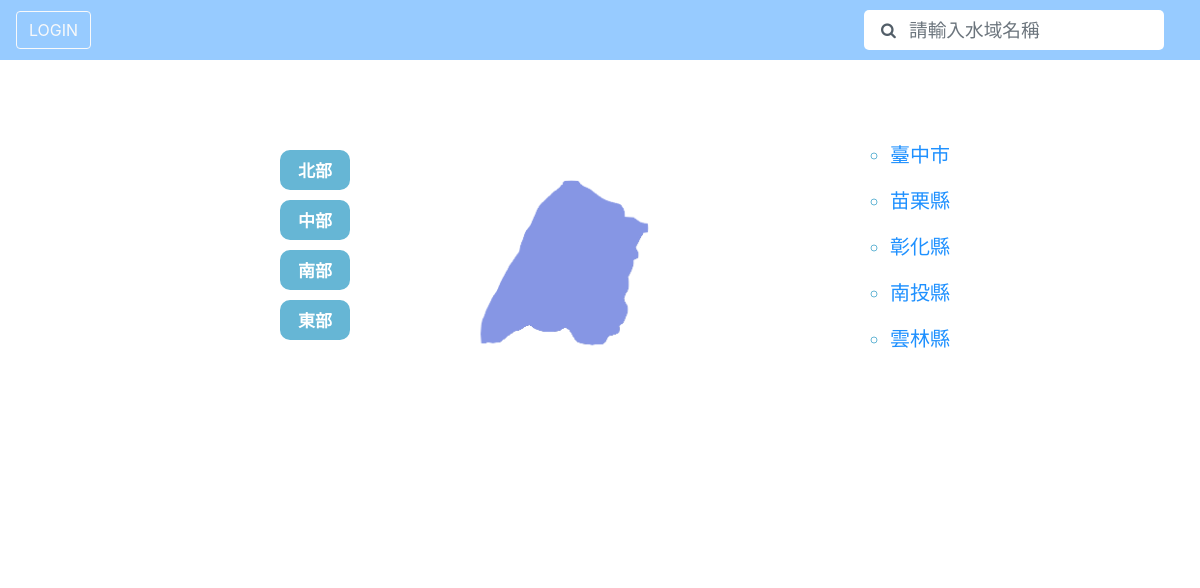
The page /waterweb1.0/City.php?news=中部 on the database its author committed.
### waterweb1.0/pdo.php (called while the page is built, shortened)
<?php
	class mypdo extends PDO{
		function bindQuery($sql, array $bind = []){
			$this->_stmt = $this->prepare($sql);
			$this->_stmt->execute();
			return $this->_stmt->fetchAll(PDO::FETCH_ASSOC);
		}
	}
?>

### waterweb1.0/City.php (the view, shortened to what this page needs)
<?php
     require("pdo.php");
     $pdo = new mypdo();
     $table = "";
     $table.= "<table>";
     $news=$_GET["news"];
     $sql="SELECT `縣市名稱` FROM `地理區域` WHERE `地區`='".$news."'";
     $rows = $pdo->bindQuery($sql);
     foreach($rows as $row){
        $table .= "<ul>";
            foreach($row as $key => $value){
                if($key=="縣市名稱")
                {
                    $table .= "<li>"."<a href='water.php?area=".$value."' >".$value."</a> "."</li>";
                }
            }
            $table .= "</ul>";
     }
     $table.="</table>";
     $taiwan="<img src='./taiwan/Taiwan_".$news.".png' id='North'></img>";
?>
<!DOCTYPE html>
<html>
     <head>
          <link rel="stylesheet" href="https://cdn.jsdelivr.net/npm/bootstrap@4.3.1/dist/css/bootstrap.min.css">
          <link rel="stylesheet" href="Home.css">
          <link href="//maxcdn.bootstrapcdn.com/font-awesome/4.1.0/css/font-awesome.min.css" rel="stylesheet">
          <link rel="stylesheet" href="search.css">
     </head>
     <body onload="init();">
          <nav class="navbar navbar-light" style="background-color: #97CBFF;height: 60px">
               <a href="login.html"><button type="button" class="btn btn-outline-light">LOGIN</button></a>
               <form class="form-inline" style="position: absolute;right: 3%;">
                    <span class="icon"><i class="fa fa-search"></i></span>
                    <input class="form-control mr-sm-2"  type="search" placeholder="請輸入水域名稱" aria-label="Search" name="search-text" id="search-text"/>
               </form>
               <div class="search">
               </div>
          </nav>
          <a href="City.php?news=北部">
          <button id="North" type="button"
          style="position:fixed;top:150px;left: 280px;font-size:17px;font-weight:bold;font-family:DFKai-sb;color:white;
          width:70px;height: 40px;background-color:rgb(102, 182, 213);border: 8px solid rgb(102, 182, 213);border-radius: 10px;">北部</button>
          </a>
          <br><br><br>
          <a href="City.php?news=中部">
          <button id="Center" type="button"
          style="position:fixed;top:200px;left: 280px;font-size:17px;font-weight:bold;font-family:DFKai-sb;color:white;
          width:70px;height: 40px;background-color:rgb(102, 182, 213);border: 8px solid rgb(102, 182, 213);border-radius: 10px;">中部</button>
          </a>
          <br><br><br>
          <a href="City.php?news=南部">
          <button id="South" type="button"
          style="position:fixed;top:250px;left: 280px;font-size:17px;font-weight:bold;font-family:DFKai-sb;color:white;
          width:70px;height: 40px;background-color:rgb(102, 182, 213);border: 8px solid rgb(102, 182, 213);border-radius: 10px;">南部</button>
          </a>
          <br><br><br>
          <a href="City.php?news=東部">
          <button id="East" type="button"
          style="position:fixed;top:300px;left: 280px;font-size:17px;font-weight:bold;font-family:DFKai-sb;color:white;
          width:70px;height: 40px;background-color:rgb(102, 182, 213);border: 8px solid rgb(102, 182, 213);border-radius: 10px;">東部</button>
          </a>
          <div id="Taiwan">
            <?php echo $taiwan ?>
          </div>
          <div id="city">
               <?php echo $table ?>
          </div>
     </body>
</html>

### waterweb1.0/Home.css (style rules this page uses)
#city { position:fixed; top:140px;right:250px; font-size:20px;font-family:DFKai-sb; color:rgb(102, 182, 213); }
img { position:fixed; top:90px;left:50%; margin-left:-220px; width:350px; }
ul { list-style-type:circle; }
a { color:#1E90FF;text-decoration:none; }

### waterweb1.0/search.css (style rules this page uses)
.form-inline input#search-text { position: absolute; width: 100%; height: 40px; border: none; font-size: 14pt; float: left; padding-left: 45px; -webkit-border-radius: 5px; -moz-border-radius: 5px; border-radius: 5px; }
.form-inline .icon { position: absolute; margin-left: 17px; z-index: 1; color: #4f5b66fb; }
.form-inline { width: 300px; white-space: nowrap; position: relative; }
.search { z-index:1000000000; width: 300px; height: 100%; position: absolute; top: 50px; right: 3%; border: none; border-radius: 5px; }

### rows shown on the page
地理區域: 縣市名稱 "臺中市"
地理區域: 縣市名稱 "苗栗縣"
地理區域: 縣市名稱 "彰化縣"
地理區域: 縣市名稱 "南投縣"
地理區域: 縣市名稱 "雲林縣"
